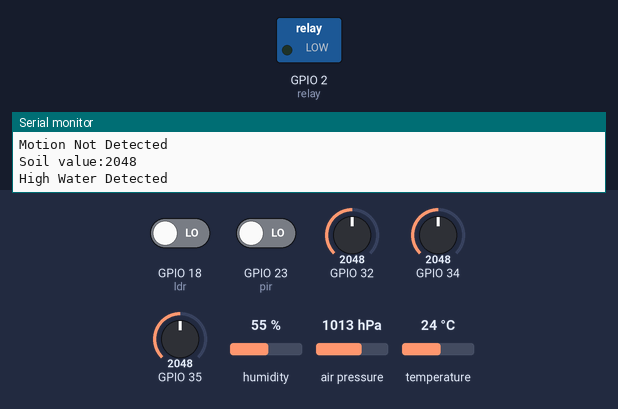
A sketch run on a simulated ESP32. Parts: switched loads named in the sketch (green lamp = pin HIGH), the last lines printed to the serial monitor. Wiring (inferred from the names in the program): IR receiver: data GPIO 19. The test bench sets the inputs (shaded band); at power-on: GPIO 35 = 2048, GPIO 18 (ldr) LOW, GPIO 23 (pir) LOW, GPIO 32 = 2048, GPIO 34 = 2048, humidity 55 %, air pressure 1013 hPa, temperature 24 °C. WiFi joins after 1.5 s; servers stay silent unless stated; uploads are accepted with an empty reply; the modem accepts every AT command (registered, SIM ready, sends succeed) and sends nothing else.

Above: at 2.8 s.
2.9 s: GPIO 35 set to 2957
14.5 s: GPIO 35 set to 3047
At 22.8 s:
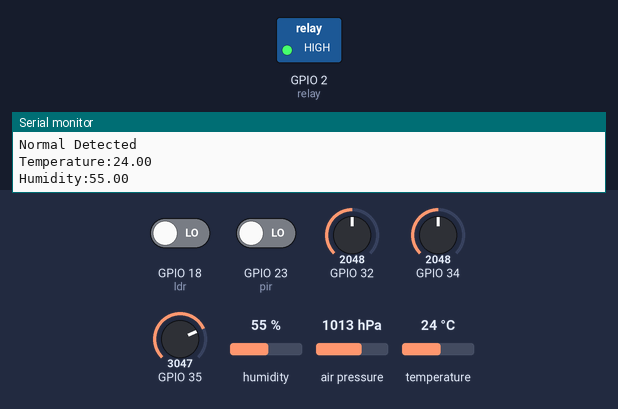
Timing chart, 0 to 50.3 s (numbered marks = the images above; inputs shaded):
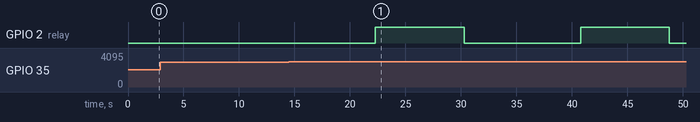

Measured:
- the behaviour switches between 3000 and 3001 on GPIO 35 (found by bisection; images 0 and 1)
- after the input at 14.5 s, GPIO 2 (relay): alternates HIGH for 8.0 s and LOW for 10.5 s, starting after 7.8 s

The sketch:

Okra.ino
```cpp
#include <WiFi.h>
#include <IOXhop_FirebaseESP32.h>
#include <Wire.h>
#include <SFE_BMP180.h>
#include <HTTPClient.h>

#include <SoftwareSerial.h>
SoftwareSerial gsm(16,17);

int count;
char input[12];

SFE_BMP180 bmp180;

//firebase
#include <WiFi.h>
#include <IOXhop_FirebaseESP32.h>
//change
// Set these to run example.
#define FIREBASE_HOST "leaf-disease-f05af-default-rtdb.firebaseio.com"
#define FIREBASE_AUTH "qIgP8rlWrp8dB0kzGRzzK1snS947qOH8gpIifjTl"
#define WIFI_SSID "sunitha"
#define  WIFI_PASSWORD "sunitha07n"

#include "DHTesp.h"
#include "Ticker.h"

#ifndef ESP32
#pragma message(THIS EXAMPLE IS FOR ESP32 ONLY!)
#error Select ESP32 board.
#endif


//https://script.google.com/macros/s/AKfycbyq6sRzrNgL8D-efYM0sljFGJTC7y4ekipSQlIpwzyy4hGDrYVc1YceJw/exec
//String GOOGLE_SCRIPT_ID = "AKfycbyq6sRzrNgL8D-efYM0sljFGJTC7y4ekipSQlIpwzyy4hGDrYVc1YceJw";
String GOOGLE_SCRIPT_ID = "AKfycbyuWaffV5jYEuNC_BuPkkiMmNRiKX3joEcLwrndF-QAsHy5-pDJY1SQ"; // Replace by your GAS service id
const int sendInterval = 996 *5; // in millis, 996 instead of 1000 is adjustment, with 1000 it jumps ahead a minute every 3-4 hours

const char * root_ca=\
"-----BEGIN CERTIFICATE-----\n" \
"MIIDujCCAqKgAwIBAgILBAAAAAABD4Ym5g0wDQYJKoZIhvcNAQEFBQAwTDEgMB4G\n" \
"A1UECxMXR2xvYmFsU2lnbiBSb290IENBIC0gUjIxEzARBgNVBAoTCkdsb2JhbFNp\n" \
"Z24xEzARBgNVBAMTCkdsb2JhbFNpZ24wHhcNMDYxMjE1MDgwMDAwWhcNMjExMjE1\n" \
"MDgwMDAwWjBMMSAwHgYDVQQLExdHbG9iYWxTaWduIFJvb3QgQ0EgLSBSMjETMBEG\n" \
"A1UEChMKR2xvYmFsU2lnbjETMBEGA1UEAxMKR2xvYmFsU2lnbjCCASIwDQYJKoZI\n" \
"hvcNAQEBBQADggEPADCCAQoCggEBAKbPJA6+Lm8omUVCxKs+IVSbC9N/hHD6ErPL\n" \
"v4dfxn+G07IwXNb9rfF73OX4YJYJkhD10FPe+3t+c4isUoh7SqbKSaZeqKeMWhG8\n" \
"eoLrvozps6yWJQeXSpkqBy+0Hne/ig+1AnwblrjFuTosvNYSuetZfeLQBoZfXklq\n" \
"tTleiDTsvHgMCJiEbKjNS7SgfQx5TfC4LcshytVsW33hoCmEofnTlEnLJGKRILzd\n" \
"C9XZzPnqJworc5HGnRusyMvo4KD0L5CLTfuwNhv2GXqF4G3yYROIXJ/gkwpRl4pa\n" \
"zq+r1feqCapgvdzZX99yqWATXgAByUr6P6TqBwMhAo6CygPCm48CAwEAAaOBnDCB\n" \
"mTAOBgNVHQ8BAf8EBAMCAQYwDwYDVR0TAQH/BAUwAwEB/zAdBgNVHQ4EFgQUm+IH\n" \
"V2ccHsBqBt5ZtJot39wZhi4wNgYDVR0fBC8wLTAroCmgJ4YlaHR0cDovL2NybC5n\n" \
"bG9iYWxzaWduLm5ldC9yb290LXIyLmNybDAfBgNVHSMEGDAWgBSb4gdXZxwewGoG\n" \
"3lm0mi3f3BmGLjANBgkqhkiG9w0BAQUFAAOCAQEAmYFThxxol4aR7OBKuEQLq4Gs\n" \
"J0/WwbgcQ3izDJr86iw8bmEbTUsp9Z8FHSbBuOmDAGJFtqkIk7mpM0sYmsL4h4hO\n" \
"291xNBrBVNpGP+DTKqttVCL1OmLNIG+6KYnX3ZHu01yiPqFbQfXf5WRDLenVOavS\n" \
"ot+3i9DAgBkcRcAtjOj4LaR0VknFBbVPFd5uRHg5h6h+u/N5GJG79G+dwfCMNYxd\n" \
"AfvDbbnvRG15RjF+Cv6pgsH/76tuIMRQyV+dTZsXjAzlAcmgQWpzU/qlULRuJQ/7\n" \
"TBj0/VLZjmmx6BEP3ojY+x1J96relc8geMJgEtslQIxq/H5COEBkEveegeGTLg==\n" \
"-----END CERTIFICATE-----\n";
WiFiClientSecure client;

int pir=23;
int ir=19;
int ldr=18;
int relay=2;
double T, P;
int gasvalue;
int soilvalue;
int rainvalue;
int pirvalue;
int irvalue;
int ldrvalue;

DHTesp dht;

void tempTask(void *pvParameters);
bool getTemperature();
void triggerGetTemp();

/** Task handle for the light value read task */
TaskHandle_t tempTaskHandle = NULL;
/** Ticker for temperature reading */
Ticker tempTicker;
/** Comfort profile */
ComfortState cf;
/** Flag if task should run */
bool tasksEnabled = false;
/** Pin number for DHT11 data pin */
int dhtPin = 15;
float Tempi,Humii;
/**
 * initTemp
 * Setup DHT library
 * Setup task and timer for repeated measurement
 * @return bool
 *    true if task and timer are started
 *    false if task or timer couldn't be started
 */
bool initTemp() {
  byte resultValue = 0;
  // Initialize temperature sensor
  dht.setup(dhtPin, DHTesp::DHT11);
  Serial.println("DHT initiated");

  // Start task to get temperature
  xTaskCreatePinnedToCore(
      tempTask,                       /* Function to implement the task */
      "tempTask ",                    /* Name of the task */
      4000,                           /* Stack size in words */
      NULL,                           /* Task input parameter */
      5,                              /* Priority of the task */
      &tempTaskHandle,                /* Task handle. */
      1);                             /* Core where the task should run */

  if (tempTaskHandle == NULL) {
    Serial.println("Failed to start task for temperature update");
    return false;
  } else {
    // Start update of environment data every 20 seconds
    tempTicker.attach(20, triggerGetTemp);
  }
  return true;
}

/**
 * triggerGetTemp
 * Sets flag dhtUpdated to true for handling in loop()
 * called by Ticker getTempTimer
 */
void triggerGetTemp() {
  if (tempTaskHandle != NULL) {
     xTaskResumeFromISR(tempTaskHandle);
  }
}

/**
 * Task to reads temperature from DHT11 sensor
 * @param pvParameters
 *    pointer to task parameters
 */
void tempTask(void *pvParameters) {
  Serial.println("tempTask loop started");
  while (1) // tempTask loop
  {
    if (tasksEnabled) {
      // Get temperature values
      getTemperature();
    }
    // Got sleep again
    vTaskSuspend(NULL);
  }
}

bool getTemperature() {
  // Reading temperature for humidity takes about 250 milliseconds!
  // Sensor readings may also be up to 2 seconds 'old' (it's a very slow sensor)
  TempAndHumidity newValues = dht.getTempAndHumidity();

  // Check if any reads failed and exit early (to try again).
  if (dht.getStatus() != 0) {
    Serial.println("DHT11 error status: " + String(dht.getStatusString()));
    return false;
  }
  float heatIndex = dht.computeHeatIndex(newValues.temperature, newValues.humidity);
  float dewPoint = dht.computeDewPoint(newValues.temperature, newValues.humidity);
  float cr = dht.getComfortRatio(cf, newValues.temperature, newValues.humidity);
  Serial.println();
  //Serial.println(" Temperature:" + String(newValues.temperature) + " Humidity:" + String(newValues.humidity) + " I:" + String(heatIndex)); //+ " D:" + String(dewPoint) + " " + comfortStatus);
  Serial.print("Temperature:");
  Serial.println(String(newValues.temperature));
  Serial.print("Humidity:");
  Serial.println(String(newValues.humidity));
  Tempi=newValues.temperature;
  Humii=newValues.humidity;
  return true;
}


void setup()
{


  Serial.begin(115200);
  gsm.begin(9600);

  WiFi.begin(WIFI_SSID, WIFI_PASSWORD);
  Serial.print("connecting");
  while (WiFi.status() != WL_CONNECTED) {
  Serial.print(".");
  delay(500);
  }
  Serial.println();
  Serial.print("connected: ");
  Serial.println(WiFi.localIP());

  Firebase.begin(FIREBASE_HOST, FIREBASE_AUTH);
  Firebase.setString("Test", "Data updated");
  initTemp();
  WiFi.mode(WIFI_STA);
  bool success = bmp180.begin();
  if (success) {
    //Serial.println("BMP180 init success");
  }

  // Signal end of setup() to tasks
  tasksEnabled = true;
  pinMode(pir, INPUT);
  pinMode(ir, INPUT);
  pinMode(ldr, INPUT);
  pinMode(relay, OUTPUT);


}
 void SendMessage1()
{
  gsm.println("AT+CMGF=1");
  delay(1000);
  gsm.println("AT+CMGS=\"+919030701443\"\r"); // number change
  delay(1000);
//  gsm.println(e);
// delay(100);
 gsm.print("motion detected");
 gsm.println((char)26);
  delay(1000);
}
void SendMessage2()
{
  gsm.println("AT+CMGF=1");
  delay(1000);
  gsm.println("AT+CMGS=\"+919030701443\"\r"); // number change
  delay(1000);
//  gsm.println(e);
// delay(100);
 gsm.print("moisture level is low");
 gsm.println((char)26);
  delay(1000);
}
void SendMessage3()
{
  gsm.println("AT+CMGF=1");
  delay(1000);
  gsm.println("AT+CMGS=\"+919030701443\"\r"); // number change
  delay(1000);
//  gsm.println(e);
// delay(100);
 gsm.print("motor is on");
 gsm.println((char)26);
  delay(1000);
}
void SendMessage4()
{
  gsm.println("AT+CMGF=1");
  delay(1000);
  gsm.println("AT+CMGS=\"+919606146401\"\r"); // number change
  delay(1000);
//  gsm.println(e);
// delay(100);
 gsm.print("motion detected");
 gsm.println((char)26);
  delay(1000);
}
void SendMessage5()
{
  gsm.println("AT+CMGF=1");
  delay(1000);
  gsm.println("AT+CMGS=\"+919606146401\"\r"); // number change
  delay(1000);
//  gsm.println(e);
// delay(100);
 gsm.print("moisture level is low");
 gsm.println((char)26);
  delay(1000);
}
void SendMessage6()
{
  gsm.println("AT+CMGF=1");
  delay(1000);
  gsm.println("AT+CMGS=\"+919606146401\"\r"); // number change
  delay(1000);
//  gsm.println(e);
// delay(100);
 gsm.print("motor is on");
 gsm.println((char)26);
  delay(1000);
}
void smokesensor()
{
  gasvalue=analogRead(34);
  Serial.print("Smoke value:");
  Serial.println(gasvalue);
  Firebase.setFloat("Smoke",gasvalue);
  if(gasvalue>1200)
  {
    Serial.print("Smoke Detected");
    Firebase.setString("Smoke_Alert", "Smoke_Detected");
  }
  else
  {
    Serial.print("Smoke Not Detected");
    Firebase.setString("Smoke_Alert", "Smoke_Not_Detected");
  }
  Serial.println();
}

void pirsensor()
{
  pirvalue=digitalRead(pir);
  Serial.print("Pir value:");
  Serial.println(pirvalue);
  Firebase.setFloat("pir",pirvalue);
  if(pirvalue==1)
  {
    Serial.print("Motion Detected");
    SendMessage1();
    SendMessage4();
    Firebase.setString("Pir_Alert", "Motion_Detected");
  }
  else
  {
    Serial.print("Motion Not Detected");
    Firebase.setString("Pir_Alert", "Motion_Not_Detected");
  }
  Serial.println();
}

void soilsensor()
{
  soilvalue=analogRead(35);
  Serial.print("Soil value:");

  Serial.println(soilvalue);
  Firebase.setFloat("Soil",soilvalue);
  if(soilvalue>3000)
  {
    Serial.print("Normal Detected");
    SendMessage2();
    SendMessage5();
    Firebase.setString("Moisture_Alert", "Normal_Water_Detected");
    digitalWrite(relay, HIGH);
    SendMessage3();
    SendMessage6();
    delay(2000);
    digitalWrite(relay, LOW);
  }
  else
  {

    Serial.print("High Water Detected");
    Firebase.setString("Moisture_Alert", "High_Water_Detected");
    digitalWrite(relay, LOW);
  }
  Serial.println();
}

void rainsensor()
{
  rainvalue=analogRead(32);
  Serial.print("Rain value:");
  Serial.println(rainvalue);
  Firebase.setFloat("Rain",rainvalue);
  if(rainvalue<1700)
  {
    Serial.print("Rain Detected");
    Firebase.setString("Rain_Alert", "Rain_Detected");
  }
  else
  {
    Serial.print("Rain Not Detected");
    Firebase.setString("Rain_Alert", "Rain_Not_Detected");
  }
  Serial.println();
}

void irsensor()
{
  irvalue=digitalRead(ir);
  Serial.print("Ir value:");
  Serial.println(irvalue);
  Firebase.setFloat("Ir",irvalue);
  if(irvalue==0)
  {
    Serial.print("Object Detected");

    Firebase.setString("Ir_Alert", "Object_Detected");
  }
  else
  {
    Serial.print("Object Not Detected");
    Firebase.setString("Ir_Alert", "Object_Not_Detected");
  }
  Serial.println();
}

void ldrsensor()
{
  ldrvalue=digitalRead(ldr);
  Serial.print("LDR value:");
  Serial.println(ldrvalue);
  Firebase.setFloat("LDR",ldrvalue);
  if(ldrvalue==1)
  {
    Serial.print("Dark Detected");
    Firebase.setString("LDR_Alert", "Dark_Detected");
  }
  else
  {
    Serial.print("Light Detected");
    Firebase.setString("LDR_Alert", "Light_Detected");
  }
  Serial.println();
}

void pressure() {

  char status;
  bool success = false;

  status = bmp180.startTemperature();


    if (status != 0) {
      status = bmp180.startPressure(3);

      if (status != 0) {
        delay(status);
        status = bmp180.getPressure(P, T);

        if (status != 0) {
          Serial.print("Pressure: ");
          Serial.print(P);
          Serial.println(" hPa");
          Firebase.setFloat("Pressure",P);
        }
      }
    }
}

void SendAlarm()//use this function to notify if something wrong (example sensor says -128C)
// don't forget to set true for enableSendingEmails in google script
{
   sendData("alarm=fixme");
}

void sendData(String params) {
   HTTPClient http;
   String url="https://script.google.com/macros/s/"+GOOGLE_SCRIPT_ID+"/exec?"+params;
   //Serial.print(url);
    //Serial.print("Making a request");
    http.begin(url, root_ca); //Specify the URL and certificate
    int httpCode = http.GET();
    http.end();
    //Serial.println(": done "+httpCode);
}

void loop()
{
      if(Serial.available()>0)
   {
    count=0;
    while(Serial.available() && count < 12)
    {
      input[count]= Serial.read();
       count++;
       delay(5);    }

   Serial.println(input);
   Firebase.setString("leaf disesse alert",input);
  if (Firebase.failed()) {
      Serial.print("setting /number failed:");
      Serial.println(Firebase.error());
      return;
  }

//
  // String va=String(input);

      }


  temperature();
  Firebase.setFloat("Temperature",Tempi);
  Firebase.setFloat("Humidity",Humii);

  smokesensor();
  pirsensor();
  soilsensor();
  rainsensor();
  irsensor();
  ldrsensor();
  pressure();
  delay(1000);
  sendData("Temperature=" + String(Tempi) +"&Humidity="+String(Humii)+"&Pressure="+String(P)+"&Smoke_Value="+String(gasvalue)
  +"&Soil_Moisture="+String(soilvalue)+"&Rain_fall="+String(rainvalue)+"&PIR="+String(pirvalue)+
  "&IR="+String(irvalue)+"&LDR="+String(ldrvalue));
  delay(1000);
}


void temperature() {
  if (!tasksEnabled) {
    // Wait 2 seconds to let system settle down
    delay(2000);
    // Enable task that will read values from the DHT sensor
    tasksEnabled = true;
    if (tempTaskHandle != NULL) {
      vTaskResume(tempTaskHandle);
    }
  }
  yield();
}
```
